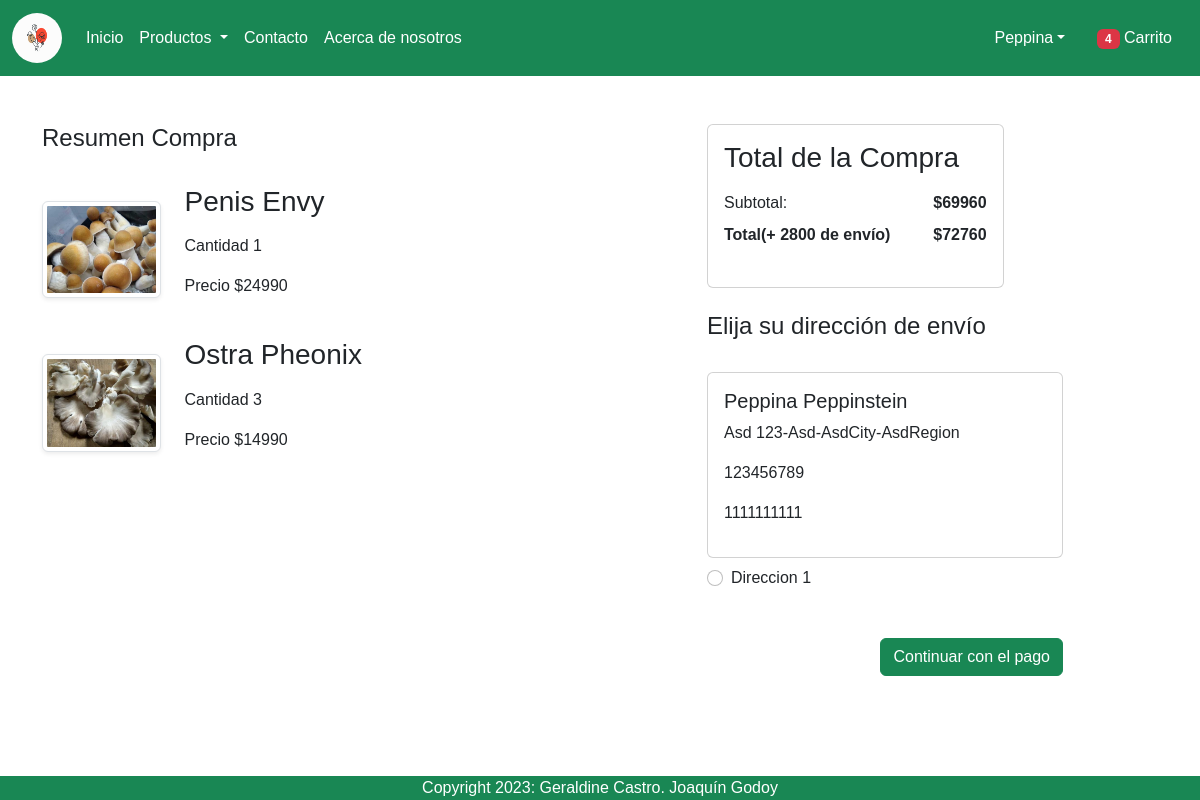
Page /checkout/ (signed in) on the committed database.
### paginaV3_app/models.py (models this page shows, shortened)
class Carrito(models.Model):
    user = models.ForeignKey(User, on_delete=models.CASCADE)
    producto = models.ForeignKey(Producto, on_delete=models.CASCADE)
    cantidad = models.PositiveIntegerField(default=1)

class Producto(models.Model):
    CATEGORIAS = (
        ('HG', 'Hongos Gourmet'),
        ('EM', 'Esporas Psilocybes'),
    )
    titulo = models.CharField(max_length=100)
    precio = models.IntegerField()
    descripcion = models.TextField()
    categoria = models.CharField(choices=CATEGORIAS, max_length=2)
    prod_imagen = models.ImageField(upload_to='producto')

class Cliente(models.Model):
    id = models.AutoField(primary_key=True)
    user = models.ForeignKey(User, on_delete=models.CASCADE)
    nombre = models.CharField(max_length=200)
    direccion = models.CharField(max_length=200)
    comuna = models.CharField(max_length=50)
    ciudad = models.CharField(max_length=50)
    region = models.CharField(max_length=50)
    telefono = models.IntegerField()
    zipcode = models.IntegerField()

### paginaV3_app/views.py (the view)
# urls.py: path('checkout/', views.checkout, name='checkout'),
@login_required
def checkout(request):
    if request.user.is_authenticated:
        item_carrito = Carrito.objects.filter(user=request.user)
        cantidad_item = sum([item.cantidad for item in item_carrito])
    user = request.user
    direccion = Cliente.objects.filter(user=user)
    items_carrito = Carrito.objects.filter(user=user)
    subtotal = sum(item.producto.precio *
                   item.cantidad for item in items_carrito)
    total = subtotal+2800
    context = {'cantidad_items': cantidad_item, 'items_carrito': items_carrito,
               'direccion': direccion, 'subtotal': subtotal, 'total': total, 'user': user}
    return render(request, 'paginaV3_app/checkout.html', context)

### paginaV3_app/templates/paginaV3_app/checkout.html (shortened to what this page needs)
{% extends 'paginaV3_app/base.html' %}
{% load static %}
{% block main-content %}
<div class="container">
    <div class="row mt-5">
        <div class="col-sm-6">
            <h4>Resumen Compra</h4>
            <br>
            {% for item in items_carrito %}
            <div class="row">
                <div class="col-sm-3 text-center align-self-center"><img src="{{ item.producto.prod_imagen.url }}" alt="" class="img-fluid img-thumbnail shadow-sm" height="150" width="150"></div>
                <div class="col-sm-9">
                    <div>
                        <h3>{{ item.producto.titulo }}</h3>
                        <div class="my-3">
                            <label for="cantidad">Cantidad</label>
                            <span id="cantidad">{{ item.cantidad }}</span>
                        </div>
                        <div class="my-3">
                            <label for="precio">Precio</label>
                            <span id="precio">${{ item.producto.precio }}</span>
                        </div>
                    </div>
                </div>
            </div>
            <br>
            {% endfor %}
            <br><br>
        </div>
        <div class="col-sm-4 offset-sm-1">
            <div class="col-sm-10">
                <div class="card">
                    <div class="card-body">
                        <h3>Total de la Compra</h3>
                        <ul class="list-group">
                            <li class="list-group-item d-flex justify-content-between align-items-center border-0 px-0 pb-0">
                                <div>Subtotal:</div> <strong>$<span id="subtotal">{{ subtotal }}</span></strong>
                            </li>
                            <li class="list-group-item d-flex justify-content-between align-items-center border-0 px-0 mb-3">
                                <div>
                                    <strong>Total(+ 2800 de envío)</strong>
                                </div>
                                <strong>$<span class="" id="total">{{ total }}</span></strong>
                            </li>
                        </ul>
                    </div>
                </div>
            </div>
            <br>
            <h4>Elija su dirección de envío</h4>
            <br>
            <form action="" method="post" id="miForma">
                {% for dir in direccion %}
                    <div class="card">
                        <div class="card-body">
                            <h5>{{ dir.nombre }}</h5>
                            <p>{{ dir.direccion }}-{{ dir.comuna }}-{{ dir.ciudad }}-{{ dir.region }}</p>
                            <p>{{ dir.telefono }}</p>
                            <p>{{ dir.zipcode }}</p>
                        </div>
                    </div>
                    <div class="form-check mt-2 mb-5">
                        <input type="radio" class="form-check-input" name="custid" id="custadd{{ forloop.counter }}" value="{{ dir.id }}">
                        <label for="form-checl-label fw-bold" for="custadd{{ forloop.counter }}"> Direccion {{ forloop.counter }}</label>
                    </div>
                {% empty %}
                    <h5>No registra direcciones</h5>
                {% endfor %}
                <div class="text-end">
                    <a href="{% url 'borra_carrito' user_id=user.id %}" type="button" class="btn btn-success">Continuar con el pago</a>
                </div>
            </form>
        </div>
    </div>
</div>
{% endblock main-content %}

### paginaV3_app/templates/paginaV3_app/base.html (shortened to what this page needs)
<!DOCTYPE html>
{% load static %}
<html lang="en">
<head>
    <link href="https://cdn.jsdelivr.net/npm/bootstrap@5.2.3/dist/css/bootstrap.min.css" rel="stylesheet">
    <link rel="stylesheet" href="{% static 'paginaV3_app/css/owl.carousel.min.css' %}">
    <link rel="stylesheet" href="{% static 'paginaV3_app/css/all.min.css' %}">
    <link rel="stylesheet" href="{% static 'paginaV3_app/css/myStyle.css' %}">
</head>
<body>
    <nav id="nav-top" class="navbar navbar-expand-lg navbar-dark bg-success">
        <div class="container-fluid">
          <a class="navbar-brand" href="#"><img src="{% static 'paginaV3_app/imagenes/iconos/icono-pagina.png' %}" alt="" width="50" height="50" style="border-radius: 100%;"></a>
          <div class="collapse navbar-collapse" id="navbarSupportedContent">
            <ul class="navbar-nav me-auto mb-2 mb-lg-0">
              <li class="nav-item">
                <a class="nav-link active" aria-current="page" href="/">Inicio</a>
              </li>
              <li class="nav-item dropdown">
                <a class="nav-link dropdown-toggle text-white" href="#" role="button" data-bs-toggle="dropdown" aria-expanded="false">
                  Productos
                </a>
              </li>
              <li class="nav-item">
                <a class="nav-link text-white" href="{% url 'contacto' %}">Contacto</a>
              </li>
              <li class="nav-item">
                <a class="nav-link text-white" href="{% url 'acerca' %}">Acerca de nosotros</a>
              </li>
            </ul>
          </div>
          <ul class="navbar-nav me-auto mb-2 mb-lg-0">
            <li class="nav-item dropdown mx-2">
              {% if user.is_authenticated %}
                <a class="nav-link dropdown-toggle text-white" href="#"
                  id="profileDropdown" role="button" data-bs-toggle="dropdown"
                  aria-expanded="false">{{ user.username }}</a>
                  <li class="nav-item mx-2">
                    <a class="nav-link text-white" href="{% url 'mostrar_carrito' %}"> <span class="badge bg-danger" id="icono-carrito">{{ cantidad_items }}</span> Carrito </a>
                  </li>
                {% endif %}
                </li>
          </ul>
        </div>
      </nav>
      {% block main-content %}{% endblock main-content %}
      <footer class="container-fluid fixed-bottom bg-success text-center text-white p2 mt-5">
        Copyright 2023: Geraldine Castro. Joaquín Godoy
      </footer>
</body>
</html>

### paginaV3_app/static/paginaV3_app/css/myStyle.css (style rules this page uses)
body { font-family: sans-serif; }
a { text-decoration: none; }

### rows in the picture
Carrito: producto.prod_imagen (picture), producto.titulo "Penis Envy", cantidad "1", producto.precio "24990"
Carrito: producto.prod_imagen (picture), producto.titulo "Ostra Pheonix", cantidad "3", producto.precio "14990"
Cliente: nombre "Peppina Peppinstein", direccion "Asd 123", comuna "Asd", ciudad "AsdCity", region "AsdRegion", telefono "123456789", zipcode "1111111111"

### other values in the picture
{{ user.username }} "Peppina"
{{ cantidad_items }} "4"
{{ subtotal }} "69960"
{{ total }} "72760"
